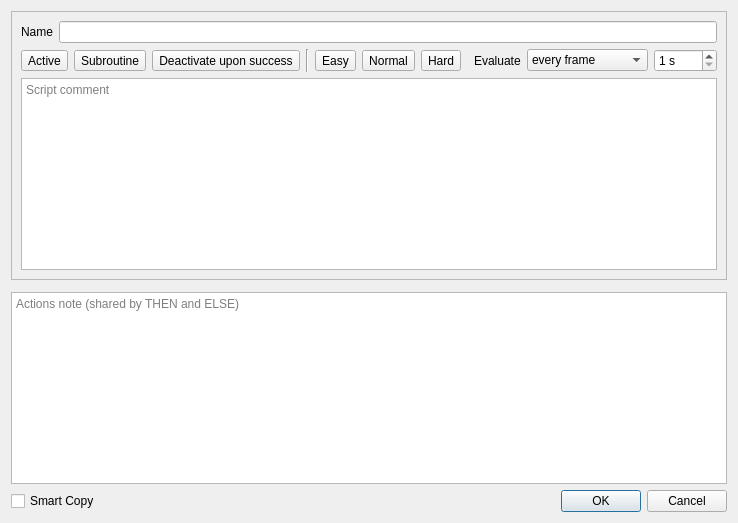
<?xml version="1.0" encoding="UTF-8"?>
<ui version="4.0">
 <class>WBQtScriptEditDialog</class>
 <widget class="QDialog" name="WBQtScriptEditDialog">
  <layout class="QVBoxLayout" name="rootLayout" stretch="0,1,0,0">
   <item>
    <widget class="QFrame" name="propsStrip">
     <property name="frameShape">
      <enum>QFrame::StyledPanel</enum>
     </property>
     <layout class="QVBoxLayout" name="propsLayout">
      <item>
       <layout class="QHBoxLayout" name="nameRow">
        <item>
         <widget class="QLabel" name="nameLabel">
          <property name="text">
           <string>Name</string>
          </property>
         </widget>
        </item>
        <item>
         <widget class="QLineEdit" name="nameEdit"/>
        </item>
       </layout>
      </item>
      <item>
       <layout class="QHBoxLayout" name="flagsRow">
        <item>
         <widget class="QToolButton" name="activeChip">
          <property name="text">
           <string>Active</string>
          </property>
          <property name="toolTip">
           <string>Script is Active</string>
          </property>
         </widget>
        </item>
        <item>
         <widget class="QToolButton" name="subroutineChip">
          <property name="text">
           <string>Subroutine</string>
          </property>
          <property name="toolTip">
           <string>Make this script usable by teams; read the manual for more info.</string>
          </property>
         </widget>
        </item>
        <item>
         <widget class="QToolButton" name="oneShotChip">
          <property name="text">
           <string>Deactivate upon success</string>
          </property>
          <property name="toolTip">
           <string>The script disables itself after completing successfully.</string>
          </property>
         </widget>
        </item>
        <item>
         <widget class="Line" name="flagsSep">
          <property name="orientation">
           <enum>Qt::Vertical</enum>
          </property>
         </widget>
        </item>
        <item>
         <widget class="QToolButton" name="easyChip">
          <property name="text">
           <string>Easy</string>
          </property>
         </widget>
        </item>
        <item>
         <widget class="QToolButton" name="normalChip">
          <property name="text">
           <string>Normal</string>
          </property>
         </widget>
        </item>
        <item>
         <widget class="QToolButton" name="hardChip">
          <property name="text">
           <string>Hard</string>
          </property>
         </widget>
        </item>
        <item>
         <spacer name="flagsSpacer">
          <property name="orientation">
           <enum>Qt::Horizontal</enum>
          </property>
         </spacer>
        </item>
        <item>
         <widget class="QLabel" name="evalLabel">
          <property name="text">
           <string>Evaluate</string>
          </property>
         </widget>
        </item>
        <item>
         <widget class="QComboBox" name="evalCombo">
          <item>
           <property name="text">
            <string>every frame</string>
           </property>
          </item>
          <item>
           <property name="text">
            <string>every N seconds</string>
           </property>
          </item>
         </widget>
        </item>
        <item>
         <widget class="QSpinBox" name="secondsSpin">
          <property name="minimum">
           <number>1</number>
          </property>
          <property name="maximum">
           <number>9999</number>
          </property>
          <property name="suffix">
           <string> s</string>
          </property>
         </widget>
        </item>
       </layout>
      </item>
      <item>
       <widget class="QPlainTextEdit" name="commentEdit">
        <property name="placeholderText">
         <string>Script comment</string>
        </property>
       </widget>
      </item>
     </layout>
    </widget>
   </item>
   <item>
    <widget class="QWidget" name="sectionsHost">
     <layout class="QVBoxLayout" name="sectionsLayout">
      <property name="leftMargin">
       <number>0</number>
      </property>
      <property name="topMargin">
       <number>0</number>
      </property>
      <property name="rightMargin">
       <number>0</number>
      </property>
      <property name="bottomMargin">
       <number>0</number>
      </property>
     </layout>
    </widget>
   </item>
   <item>
    <widget class="QPlainTextEdit" name="actionNoteEdit">
     <property name="placeholderText">
      <string>Actions note (shared by THEN and ELSE)</string>
     </property>
    </widget>
   </item>
   <item>
    <layout class="QHBoxLayout" name="bottomRow">
     <item>
      <widget class="QCheckBox" name="smartCopyCheck">
       <property name="text">
        <string>Smart Copy</string>
       </property>
      </widget>
     </item>
     <item>
      <widget class="QDialogButtonBox" name="buttonBox">
       <property name="standardButtons">
        <set>QDialogButtonBox::Cancel|QDialogButtonBox::Ok</set>
       </property>
      </widget>
     </item>
    </layout>
   </item>
  </layout>
 </widget>
 <resources/>
 <connections/>
</ui>
